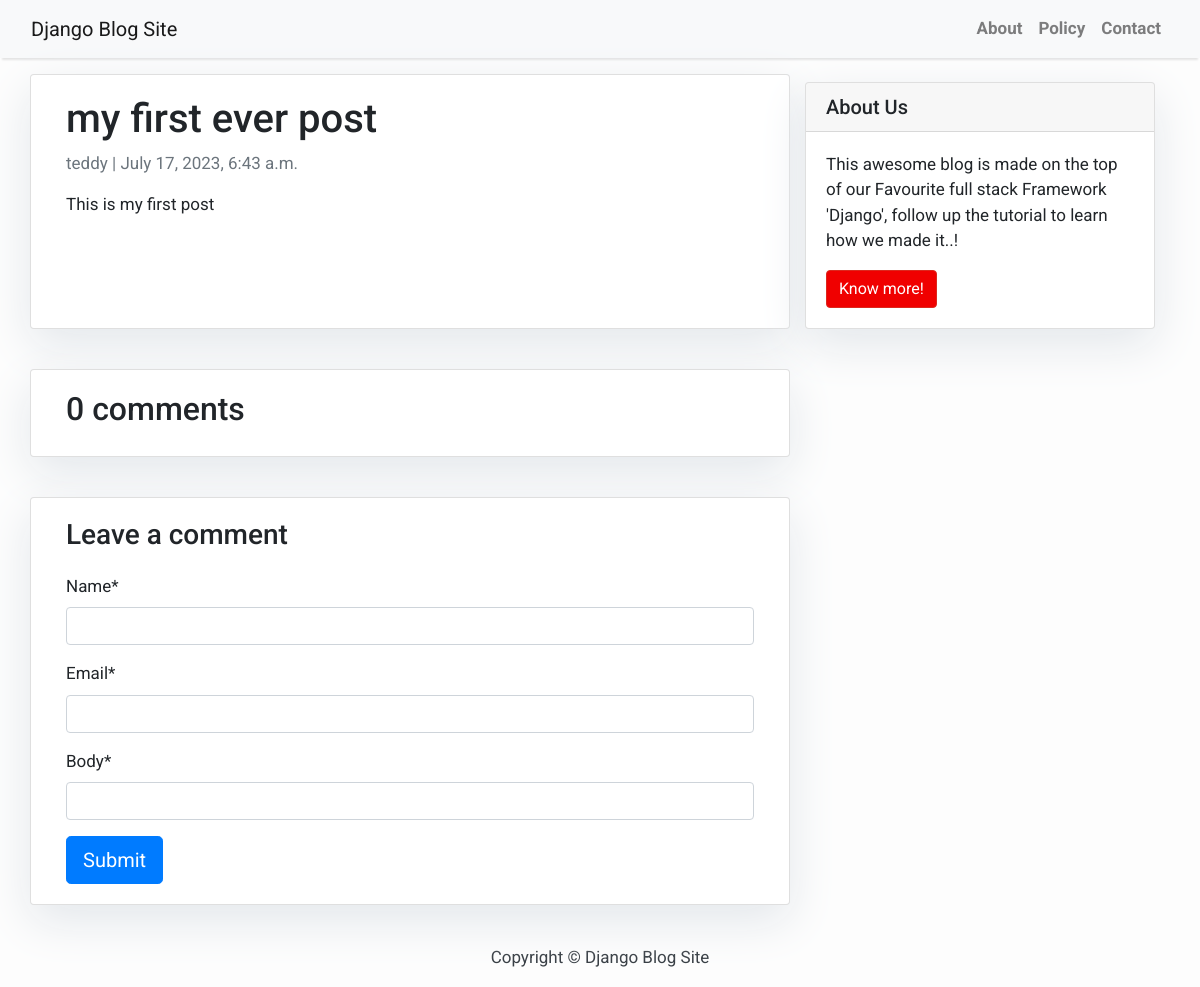
Before: /my-first-ever-post/ with the older database file.
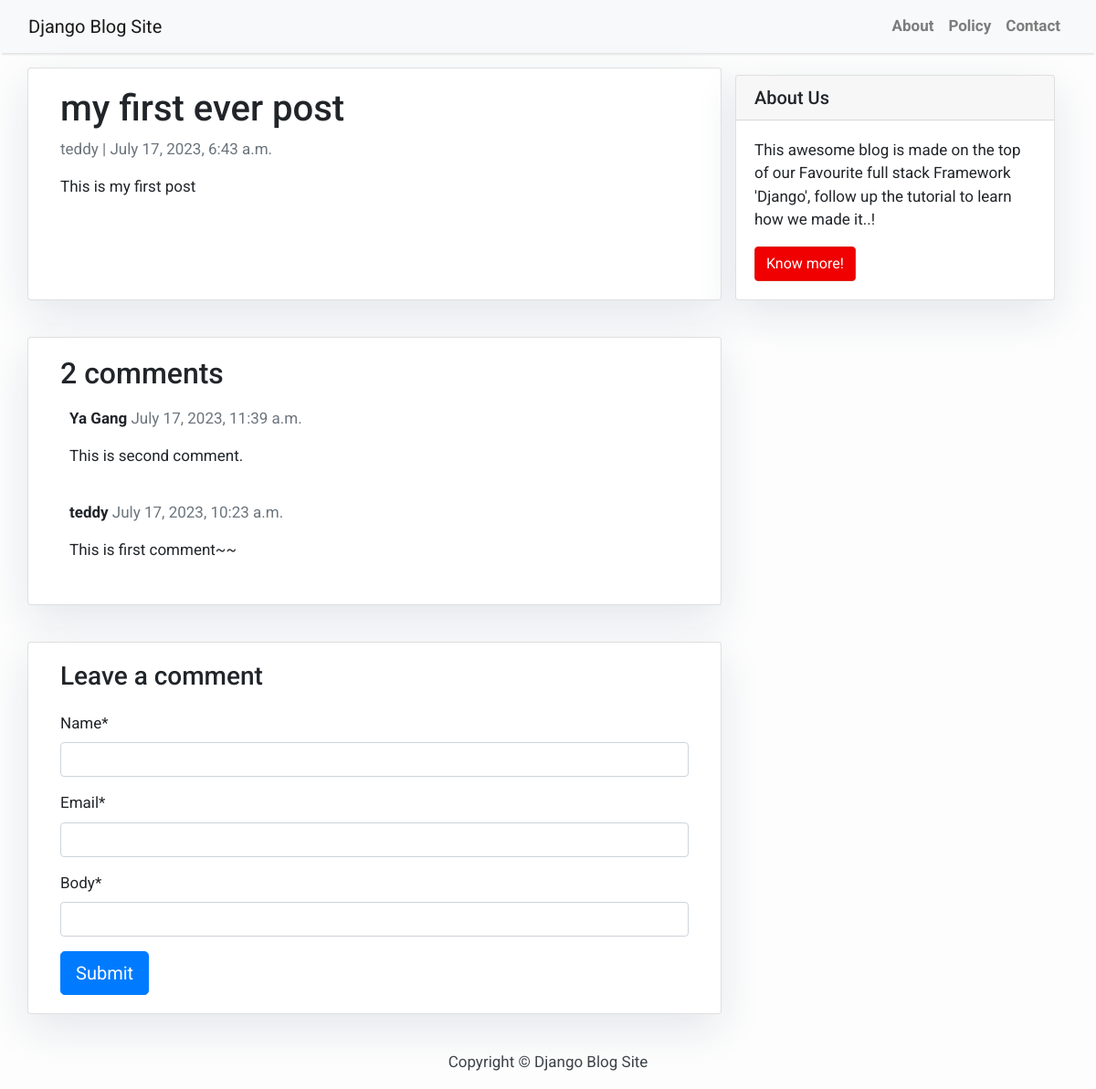
After: the same page with the newer database file.
### blog/models.py (models this page shows, shortened)
class Post(models.Model):
    title = models.CharField(max_length=200, unique=True)
    slug = models.SlugField(max_length=200, unique=True)
    author = models.ForeignKey(User, on_delete= models.CASCADE,related_name='blog_posts')
    updated_on = models.DateTimeField(auto_now= True)
    content = models.TextField()
    created_on = models.DateTimeField(auto_now_add=True)
    status = models.IntegerField(choices=STATUS, default=0)
    class Meta:
        ordering = ['-created_on']

class Comment(models.Model):
    post = models.ForeignKey(Post,on_delete=models.CASCADE,related_name='comments')
    name = models.CharField(max_length=80)
    email = models.EmailField()
    body = models.TextField()
    created_on = models.DateTimeField(auto_now_add=True)
    active = models.BooleanField(default=False)
    class Meta:
        ordering = ['-created_on']

### blog/views.py (the view)
# urls.py: path('<slug:slug>/', views.post_detail, name="post_detail"),
def post_detail(request, slug):
    template_name = 'post_detail.html'
    post = get_object_or_404(Post, slug=slug)
    comments = post.comments.filter(active=True)
    new_comment = None
    if request.method == 'POST':
        comment_form = CommentForm(data=request.POST)
        if comment_form.is_valid():
            new_comment = comment_form.save(commit=False)
            new_comment.post = post
            new_comment.save()
    else:
        comment_form = CommentForm()
    return render(request, template_name, {'post': post,
                                           'comments': comments,
                                           'new_comment': new_comment,
                                           'comment_form': comment_form})

### blog/forms.py
class CommentForm(forms.ModelForm):
    body = forms.CharField(widget=SummernoteWidget())
    class Meta:
        model = Comment
        fields = ('name', 'email', 'body')

### blog/templates/post_detail.html (shortened to what this page needs)
{% extends 'base.html' %}
{% load crispy_forms_tags %}
{% block content %}
<div class="container">
  <div class="row">
    <div class="col-md-8 card mb-4  mt-3 left  top">
      <div class="card-body">
        <h1>{% block title %} {{ post.title }} {% endblock title %}</h1>
        <p class=" text-muted">{{ post.author }} | {{ post.created_on }}</p>
        <p class="card-text ">{{ post.content | safe }}</p>
      </div>
    </div>
    {% block sidebar %} {% include 'sidebar.html' %} {% endblock sidebar %}
    <div class="col-md-8 card mb-4  mt-3 ">
        <div class="card-body">
          <h2>{{ comments.count }} comments</h2>
          {% for comment in comments %}
          <div class="comments" style="padding: 10px;">
            <p class="font-weight-bold">
              {{ comment.name }}
              <span class=" text-muted font-weight-normal">
                {{ comment.created_on }}
              </span>
            </p>
            {{ comment.body | linebreaks }}
          </div>
          {% endfor %}
        </div>
      </div>
      <div class="col-md-8 card mb-4  mt-3 ">
        <div class="card-body">
          {% if new_comment %}
          <div class="alert alert-success" role="alert">
            Your comment is awaiting moderation
          </div>
          {% else %}
          <h3>Leave a comment</h3>
          <form method="post" style="margin-top: 1.3em;">
             {{ comment_form | crispy }}
             <button type="submit" class="btn btn-primary btn-lg">Submit</button>
          </form>
          {% endif %}
        </div>
      </div>
  </div>
</div>
{% endblock content %}

### templates/base.html (shortened to what this page needs)
{% load static  %}
<!DOCTYPE html>
<html>
    <head>
        <link rel="stylesheet" href="https://maxcdn.bootstrapcdn.com/bootstrap/4.0.0/css/bootstrap.min.css"
 />
        <link rel="stylesheet" href="{% static 'css/base.css' %}"/>
    </head>
    <body>
        <nav class="navbar navbar-expand-lg navbar-light bg-light shadow" id="mainNav">
            <div class="container-fluid">
                <a class="navbar-brand" href="{% url 'home' %}">Django Blog Site</a>
                <div class="collapse navbar-collapse" id="navbarResponsive">
                    <ul class="navbar-nav ml-auto">
                        <li class="nav-item text-black">
                            <a class="nav-link text-black font-weight-bold" href="#">About</a>
                        </li>
                        <li class="nav-item text-black">
                            <a class="nav-link text-black font-weight-bold" href="#">Policy</a>
                        </li>
                        <li class="nav-item text-black">
                            <a class="nav-link text-black font-weight-bold" href="#">Contact</a>
                        </li>
                    </ul>
                </div>
            </div>
        </nav>
        {% block content %}{% endblock content %}
        <footer class="py-3 bg-grey">
            <p class="m-0 text-dark text-center ">Copyright &copy; Django Blog Site</p>
        </footer>
    </body>
</html>

### templates/sidebar.html (shortened to what this page needs)
{% block sidebar %}
<div class="col-md-4 float-right ">
<div class="card my-4">
        <h5 class="card-header">About Us</h5>
    <div class="card-body">
        <p class="card-text"> This awesome blog is made on the top of our Favourite full stack Framework 'Django', follow up the tutorial to learn how we made it..!</p>
        <a href="https://djangocentral.com/building-a-blog-application-with-django"
           class="btn btn-danger">Know more!</a>
    </div>
</div>
</div>
{% endblock sidebar %}

### templates/base.html (style rules this page uses)
body { font-family: "Roboto", sans-serif; font-size: 17px; background-color: #fdfdfd; }
.shadow { box-shadow: 0 4px 2px -2px rgba(0, 0, 0, 0.1); }
.btn-danger { color: #fff; background-color: #f00000; border-color: #dc281e; }

### templates/sidebar.html (style rules this page uses)
.card { box-shadow: 0 16px 48px #E3E7EB; }

Changed rows visible on the page:
added Comment: name "Ya Gang", created_on "July 17, 2023, 11:39 a.m.", body "This is second comment."
added Comment: name "teddy", created_on "July 17, 2023, 10:23 a.m.", body "This is first comment~~"
Other visible differences:
{{ comments.count }}: "0" → "2"
